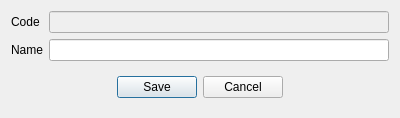
<?xml version="1.0" encoding="UTF-8"?>
<ui version="4.0">
 <class>RERoomInventory</class>
 <widget class="QDialog" name="RERoomInventory">
  <property name="geometry">
   <rect>
    <x>0</x>
    <y>0</y>
    <width>400</width>
    <height>111</height>
   </rect>
  </property>
  <property name="windowTitle">
   <string>Room inventory</string>
  </property>
  <layout class="QGridLayout" name="gridLayout">
   <item row="0" column="0">
    <widget class="QLabel" name="label">
     <property name="text">
      <string>Code</string>
     </property>
    </widget>
   </item>
   <item row="0" column="1">
    <widget class="EQLineEdit" name="leCode">
     <property name="enabled">
      <bool>false</bool>
     </property>
     <property name="PrimaryKey" stdset="0">
      <bool>true</bool>
     </property>
     <property name="Field" stdset="0">
      <string>f_id</string>
     </property>
    </widget>
   </item>
   <item row="1" column="0">
    <widget class="QLabel" name="label_2">
     <property name="text">
      <string>Name</string>
     </property>
    </widget>
   </item>
   <item row="1" column="1">
    <widget class="EQLineEdit" name="leName">
     <property name="Field" stdset="0">
      <string>f_name</string>
     </property>
    </widget>
   </item>
   <item row="2" column="0" colspan="2">
    <widget class="QWidget" name="widget" native="true">
     <layout class="QHBoxLayout" name="horizontalLayout">
      <item>
       <spacer name="horizontalSpacer">
        <property name="orientation">
         <enum>Qt::Horizontal</enum>
        </property>
        <property name="sizeHint" stdset="0">
         <size>
          <width>95</width>
          <height>20</height>
         </size>
        </property>
       </spacer>
      </item>
      <item>
       <widget class="QPushButton" name="btnSave">
        <property name="text">
         <string>Save</string>
        </property>
       </widget>
      </item>
      <item>
       <widget class="QPushButton" name="btnCancel">
        <property name="text">
         <string>Cancel</string>
        </property>
       </widget>
      </item>
      <item>
       <spacer name="horizontalSpacer_2">
        <property name="orientation">
         <enum>Qt::Horizontal</enum>
        </property>
        <property name="sizeHint" stdset="0">
         <size>
          <width>95</width>
          <height>20</height>
         </size>
        </property>
       </spacer>
      </item>
     </layout>
    </widget>
   </item>
  </layout>
 </widget>
 <customwidgets>
  <customwidget>
   <class>EQLineEdit</class>
   <extends>QLineEdit</extends>
   <header location="global">eqlineedit.h</header>
   <slots>
    <signal>customButtonClicked(bool)</signal>
   </slots>
  </customwidget>
 </customwidgets>
 <resources/>
 <connections/>
</ui>
